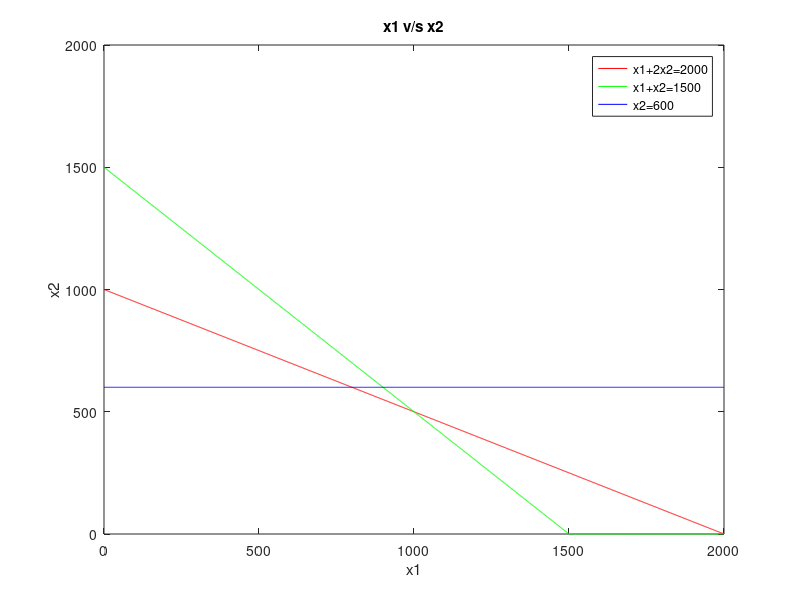

This figure's MATLAB source: (Note: this script raises an error after producing the figure.)
clc;
clear all;

%% Input
C=[3,5];
A=[1 2; 1 1; 0 1];
b=[2000;1500;600];

%% Plot graph
y1=0:1:max(b);
x21 = (b(1)-A(1,1).*y1)./A(1,2);
x22 = (b(2)-A(2,1).*y1)./A(2,2);
x23= (b(3)-A(3,1).*y1)./A(3,2);

x21 = max(0,x21);
x22 = max(0,x22);
x23 = max(0,x23);

plot(y1,x21,'r',y1,x22,'g',y1,x23,'b')
xlabel('x1');
ylabel('x2');
legend('x1+2x2=2000','x1+x2=1500','x2=600')
title('x1 v/s x2')

%% Corner Points
cx1 = find(y1==0);
c1 = find(x21==0);
Line1 = [y1(:,[c1 cx1]); x21(:,[c1 cx1])]';

c2 = find(x22==0);
Line2 = [y1(:,[c2 cx1]); x22(:,[c2 cx1])]';

c3 = find(x23==0);
Line3 = [y1(:,[c3 cx1]); x23(:,[c3 cx1])]';

corpt = unique([Line1;Line2;Line3],'rows'); %corner pts

%% Point Of Intersection
HG = [0; 0];
for i=1:size(A,1)
    hg1=A(i,:);
    b1=b(i,:);
    for j=i+1:size(A,1)
        hg2=A(j,:);
        b2=b(j,:);
        Aa = [hg1;hg2];
        Bb = [b1;b2];
        Xx = Aa\Bb;
        HG = [HG Xx];
    end
end
pt=HG';

%% Write all corner points
allpt = [pt;corpt];
points = unique(allpt,'rows');

%% Find feasible region
PT = constraint(points);
PT = unique(PT, 'rows');

%% Compute objective function
for i=1:size(PT,1)
    Fx(i,:) = sum(PT(i,:).*C);
end

Vert_Fns = [PT Fx];

%% Find Optimal One
[fxval, indfx] = max(Fx);
optval = Vert_Fns(indfx,:);
OPTIMAL_BFS = array2table(optval)